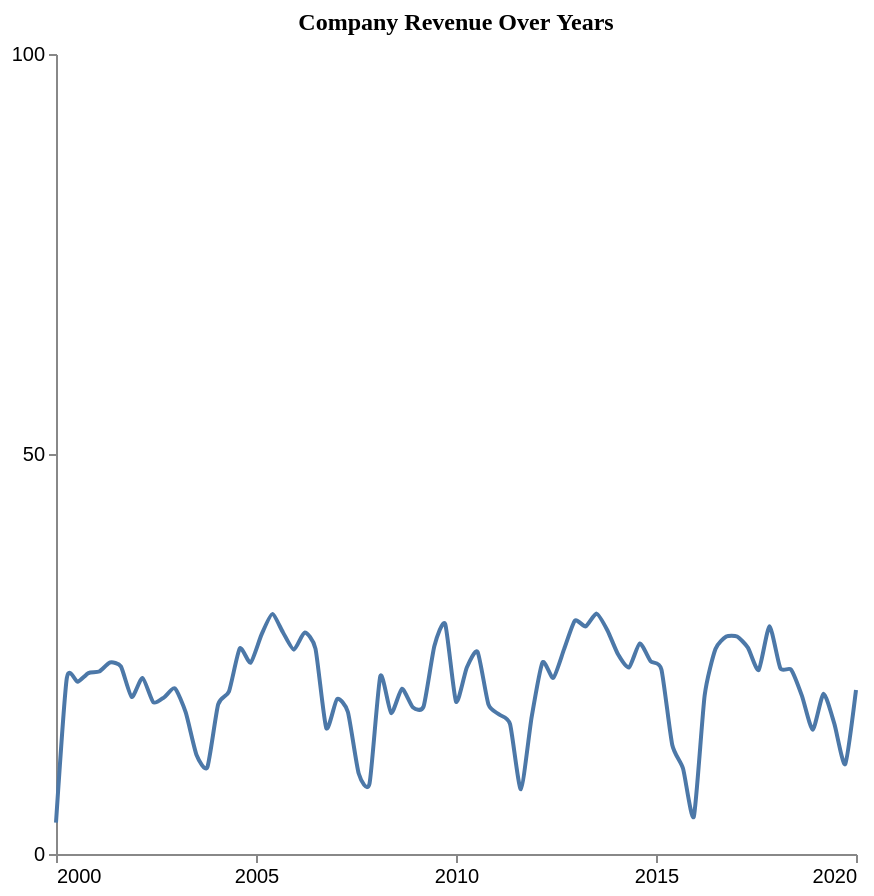

Write a Vega-Lite specification for this figure.
### Vega-Lite specification from a JSON file in a GitHub repository (floating-point values rounded to 4 significant figures)
{"$schema": "https://vega.github.io/schema/vega-lite/v5.json", "description": "Pattern: peak/valley", "data": {"values": [{"X": 2000.0, "Y": 3.919}, {"X": 2000.0, "Y": 21.98}, {"X": 2001.0, "Y": 21.52}, {"X": 2001.0, "Y": 22.62}, {"X": 2001.0, "Y": 22.81}, {"X": 2001.0, "Y": 23.93}, {"X": 2002.0, "Y": 23.45}, {"X": 2002.0, "Y": 19.63}, {"X": 2002.0, "Y": 22.01}, {"X": 2002.0, "Y": 18.96}, {"X": 2003.0, "Y": 19.59}, {"X": 2003.0, "Y": 20.7}, {"X": 2003.0, "Y": 17.7}, {"X": 2004.0, "Y": 12.37}, {"X": 2004.0, "Y": 10.84}, {"X": 2004.0, "Y": 18.7}, {"X": 2004.0, "Y": 20.32}, {"X": 2005.0, "Y": 25.7}, {"X": 2005.0, "Y": 23.91}, {"X": 2005.0, "Y": 27.39}, {"X": 2005.0, "Y": 29.98}, {"X": 2006.0, "Y": 27.7}, {"X": 2006.0, "Y": 25.54}, {"X": 2006.0, "Y": 27.69}, {"X": 2006.0, "Y": 25.68}, {"X": 2007.0, "Y": 15.74}, {"X": 2007.0, "Y": 19.38}, {"X": 2007.0, "Y": 17.75}, {"X": 2008.0, "Y": 10.06}, {"X": 2008.0, "Y": 8.803}, {"X": 2008.0, "Y": 22.25}, {"X": 2008.0, "Y": 17.62}, {"X": 2009.0, "Y": 20.65}, {"X": 2009.0, "Y": 18.35}, {"X": 2009.0, "Y": 18.44}, {"X": 2009.0, "Y": 26.0}, {"X": 2010.0, "Y": 28.74}, {"X": 2010.0, "Y": 19.06}, {"X": 2010.0, "Y": 23.32}, {"X": 2011.0, "Y": 25.26}, {"X": 2011.0, "Y": 18.7}, {"X": 2011.0, "Y": 17.43}, {"X": 2011.0, "Y": 16.23}, {"X": 2012.0, "Y": 8.096}, {"X": 2012.0, "Y": 17.13}, {"X": 2012.0, "Y": 23.95}, {"X": 2012.0, "Y": 22.02}, {"X": 2013.0, "Y": 25.61}, {"X": 2013.0, "Y": 29.17}, {"X": 2013.0, "Y": 28.44}, {"X": 2014.0, "Y": 30.05}, {"X": 2014.0, "Y": 27.98}, {"X": 2014.0, "Y": 24.93}, {"X": 2014.0, "Y": 23.32}, {"X": 2015.0, "Y": 26.32}, {"X": 2015.0, "Y": 24.1}, {"X": 2015.0, "Y": 23.07}, {"X": 2015.0, "Y": 13.66}, {"X": 2016.0, "Y": 10.68}, {"X": 2016.0, "Y": 4.68}, {"X": 2016.0, "Y": 19.81}, {"X": 2016.0, "Y": 25.62}, {"X": 2017.0, "Y": 27.18}, {"X": 2017.0, "Y": 27.18}, {"X": 2017.0, "Y": 25.8}, {"X": 2018.0, "Y": 23.01}, {"X": 2018.0, "Y": 28.47}, {"X": 2018.0, "Y": 23.23}, {"X": 2018.0, "Y": 23.04}, {"X": 2019.0, "Y": 19.77}, {"X": 2019.0, "Y": 15.54}, {"X": 2019.0, "Y": 20.04}, {"X": 2019.0, "Y": 16.27}, {"X": 2020.0, "Y": 11.23}, {"X": 2020.0, "Y": 20.49}]}, "mark": {"type": "line", "interpolate": "cardinal", "tension": 0.4}, "encoding": {"x": {"field": "X", "type": "quantitative", "title": "", "axis": {"grid": false, "format": "d", "values": [2000, 2005, 2010, 2015, 2020], "tickSize": 4}, "scale": {"domain": [2000, 2020]}}, "y": {"field": "Y", "type": "quantitative", "title": "", "axis": {"grid": false, "format": "d", "values": [0, 50, 100], "tickSize": 4, "tickOpacity": 1}, "scale": {"domain": [0, 100]}}}, "title": {"text": "Company Revenue Over Years", "anchor": "middle", "font": "Tahoma", "fontSize": 12}, "config": {"lineBreak": "^", "view": {"stroke": null}}, "height": 400, "width": 400, "autosize": "pad"}
